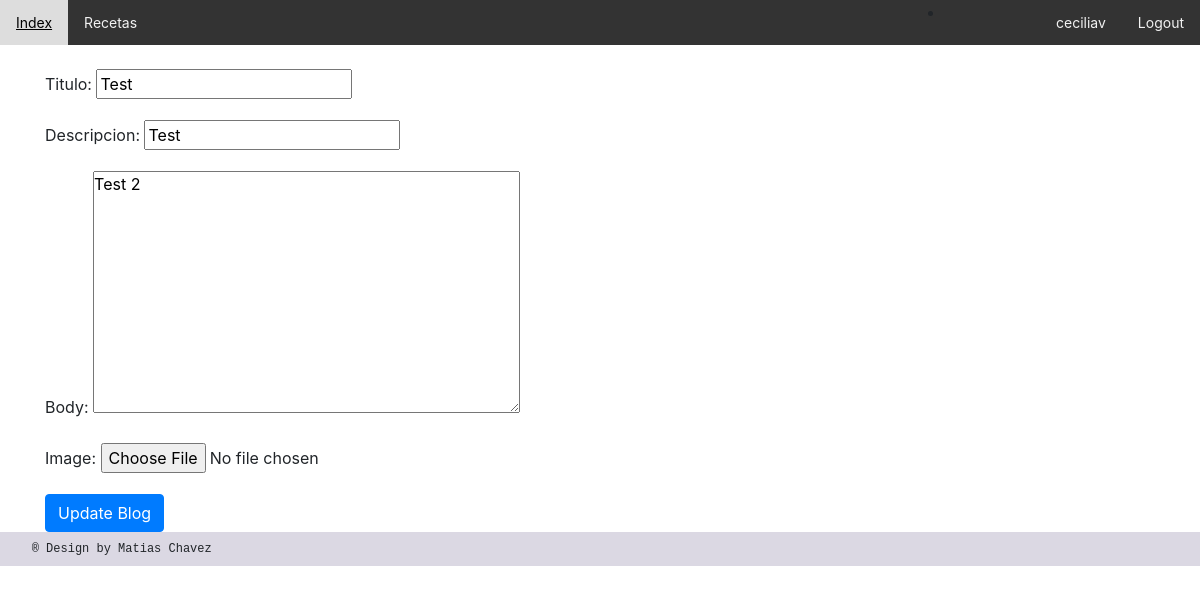
The app's page /AppGlobal/edit_blog_post/test/ (signed in) with its own data.
### AppGlobal/models.py (models this page shows, shortened)
class Blog(models.Model):
   titulo = models.CharField(max_length=60, unique=True)
   slug = AutoSlugField(populate_from='titulo',editable=True, always_update=True)
   descripcion = models.CharField(max_length=120, unique=True)
   body = models.TextField()
   publish_date = models.DateTimeField(auto_now_add=True)
   image = models.ImageField(upload_to='imagenes', null = True, blank = True)
   author= models.ForeignKey(User, on_delete=models.CASCADE, default = '0')

### AppGlobal/views.py (the view)
# urls.py: path("edit_blog_post/<str:slug>/", UpdatePostView.as_view(), name="edit_blog_post"),
class UpdatePostView(UpdateView):
    model = Blog
    template_name = 'edit_blog_post.html'
    fields = ['titulo', 'descripcion', 'body', 'image']
    success_url = "/AppGlobal/blogs"

### AppGlobal/templates/edit_blog_post.html (shortened to what this page needs)
{% extends 'index.html' %}
{% block body %}
<form enctype="multipart/form-data" method="POST"> {% csrf_token %}
<div class="container mt-4">
{{ form.as_p }}
<button class="btn btn-primary">Update Blog</button>
</div>
</form>
{% endblock %}

### AppGlobal/templates/index.html (shortened to what this page needs)
<!DOCTYPE html>
<html lang="en">
<head>
    {% load static %}
    <link href="https://cdnjs.cloudflare.com/ajax/libs/font-awesome/5.15.3/css/all.min.css" rel="stylesheet" />
    <link href="https://cdn.jsdelivr.net/npm/bootstrap@5.2.2/dist/css/bootstrap.min.css" rel="stylesheet">
    <link rel="stylesheet" href="{%static 'css/myestilo.css'%}">
    <link rel="stylesheet" href="{% static 'css/bulma.min.css' %}">
    <link rel="stylesheet" href="{% static 'css/style.css' %}">
    <link href="//maxcdn.bootstrapcdn.com/bootstrap/4.1.1/css/bootstrap.min.css" rel="stylesheet" id="bootstrap-css">
    <link href="https://cdn.jsdelivr.net/npm/bootstrap@5.0.2/dist/css/bootstrap.min.css" rel="stylesheet">
    <link rel="stylesheet" href="https://maxcdn.bootstrapcdn.com/bootstrap/4.0.0/css/bootstrap.min.css">
</head>
<header>
    <div class="topnav">
        <a href="/AppGlobal/">Index</a>
        <a href="/AppGlobal/blogs">Recetas</a>
        <div class="topnav-right">
            {% if request.user.is_authenticated  %}
            <li class="nav-item" style="position: absolute; right: 250px">
            </li>
            <a href="/AppGlobal/perfil">{{ user.username }}</a>
            <a href="/AppGlobal/logout">Logout</a>
            {% else %}
            <a href="/AppGlobal/login">Login</a>
            <a href="/AppGlobal/registro">Registro</a>
            {% endif %}
        </div>
      </div>
</header>
<body>
    <div class="contenido1">
        {% block body %}{% endblock %}
        </div>
</body>
<footer>
<p class="pFooter"> ®  Design by Matias Chavez </p>
</footer>
</html>

### AppGlobal/static/css/myestilo.css (style rules this page uses)
.topnav { background-color: #333; overflow: hidden; }
.topnav a { float: left; color: #f2f2f2; text-align: center; padding: 12px 16px; text-decoration: none; font-size: 14px; }
.topnav-right { float: right; }
footer { background-color: #dbd8e3; padding: 8px; }
.pFooter { font-family: monospace; font-size: 12px; margin-left: 2%; margin-top: auto; margin-bottom: auto; }
body { font-family: monospace; }

### AppGlobal/static/css/style.css (style rules this page uses)
* { box-sizing:border-box }

### records on screen
Blog: titulo "Test", descripcion "Test", body "Test 2"

### other values on screen
{{ user.username }} "ceciliav"
